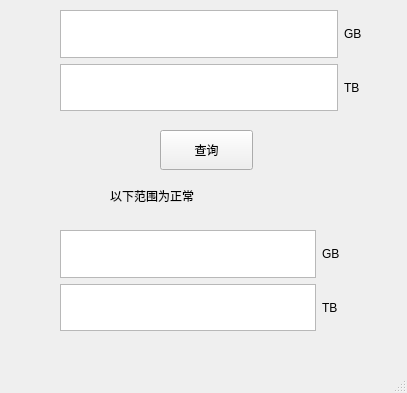
<?xml version="1.0" encoding="UTF-8"?>
<ui version="4.0">
 <class>MainWindow</class>
 <widget class="QMainWindow" name="MainWindow">
  <property name="geometry">
   <rect>
    <x>0</x>
    <y>0</y>
    <width>407</width>
    <height>393</height>
   </rect>
  </property>
  <property name="minimumSize">
   <size>
    <width>407</width>
    <height>393</height>
   </size>
  </property>
  <property name="maximumSize">
   <size>
    <width>407</width>
    <height>393</height>
   </size>
  </property>
  <property name="windowTitle">
   <string>U-disk-convert</string>
  </property>
  <widget class="QWidget" name="centralwidget">
   <widget class="QPushButton" name="pushButton">
    <property name="geometry">
     <rect>
      <x>160</x>
      <y>130</y>
      <width>93</width>
      <height>40</height>
     </rect>
    </property>
    <property name="styleSheet">
     <string notr="true">font: 16pt &quot;Times New Roman&quot;;</string>
    </property>
    <property name="text">
     <string>查询</string>
    </property>
   </widget>
   <widget class="QLabel" name="label_GB_3">
    <property name="geometry">
     <rect>
      <x>110</x>
      <y>180</y>
      <width>189</width>
      <height>31</height>
     </rect>
    </property>
    <property name="styleSheet">
     <string notr="true">font: 16pt &quot;Times New Roman&quot;;</string>
    </property>
    <property name="text">
     <string>以下范围为正常</string>
    </property>
   </widget>
   <widget class="QWidget" name="">
    <property name="geometry">
     <rect>
      <x>60</x>
      <y>10</y>
      <width>302</width>
      <height>101</height>
     </rect>
    </property>
    <layout class="QGridLayout" name="gridLayout_2">
     <item row="0" column="0">
      <widget class="QTextEdit" name="textEdit_GBinput">
       <property name="styleSheet">
        <string notr="true">font: 16pt &quot;Times New Roman&quot;;</string>
       </property>
      </widget>
     </item>
     <item row="0" column="1">
      <widget class="QLabel" name="label_GB">
       <property name="styleSheet">
        <string notr="true">font: 16pt &quot;Times New Roman&quot;;</string>
       </property>
       <property name="text">
        <string>GB</string>
       </property>
      </widget>
     </item>
     <item row="1" column="0">
      <widget class="QTextEdit" name="textEdit_TBinput">
       <property name="styleSheet">
        <string notr="true">font: 16pt &quot;Times New Roman&quot;;</string>
       </property>
      </widget>
     </item>
     <item row="1" column="1">
      <widget class="QLabel" name="label_TB">
       <property name="styleSheet">
        <string notr="true">font: 16pt &quot;Times New Roman&quot;;</string>
       </property>
       <property name="text">
        <string>TB</string>
       </property>
      </widget>
     </item>
    </layout>
   </widget>
   <widget class="QWidget" name="">
    <property name="geometry">
     <rect>
      <x>60</x>
      <y>230</y>
      <width>302</width>
      <height>101</height>
     </rect>
    </property>
    <layout class="QGridLayout" name="gridLayout_3">
     <item row="0" column="0" alignment="Qt::AlignHCenter|Qt::AlignVCenter">
      <widget class="QTextEdit" name="textEdit_GBinput_2">
       <property name="styleSheet">
        <string notr="true">font: 16pt &quot;Times New Roman&quot;;</string>
       </property>
      </widget>
     </item>
     <item row="0" column="1">
      <widget class="QLabel" name="label_GB_2">
       <property name="styleSheet">
        <string notr="true">font: 16pt &quot;Times New Roman&quot;;</string>
       </property>
       <property name="text">
        <string>GB</string>
       </property>
      </widget>
     </item>
     <item row="1" column="0" alignment="Qt::AlignHCenter">
      <widget class="QTextEdit" name="textEdit_TBinput_2">
       <property name="styleSheet">
        <string notr="true">font: 16pt &quot;Times New Roman&quot;;</string>
       </property>
      </widget>
     </item>
     <item row="1" column="1">
      <widget class="QLabel" name="label_TB_2">
       <property name="styleSheet">
        <string notr="true">font: 16pt &quot;Times New Roman&quot;;</string>
       </property>
       <property name="text">
        <string>TB</string>
       </property>
      </widget>
     </item>
    </layout>
   </widget>
  </widget>
  <widget class="QMenuBar" name="menubar">
   <property name="geometry">
    <rect>
     <x>0</x>
     <y>0</y>
     <width>407</width>
     <height>26</height>
    </rect>
   </property>
  </widget>
  <widget class="QStatusBar" name="statusbar"/>
 </widget>
 <resources/>
 <connections/>
 <slots>
  <slot>convert()</slot>
 </slots>
</ui>
